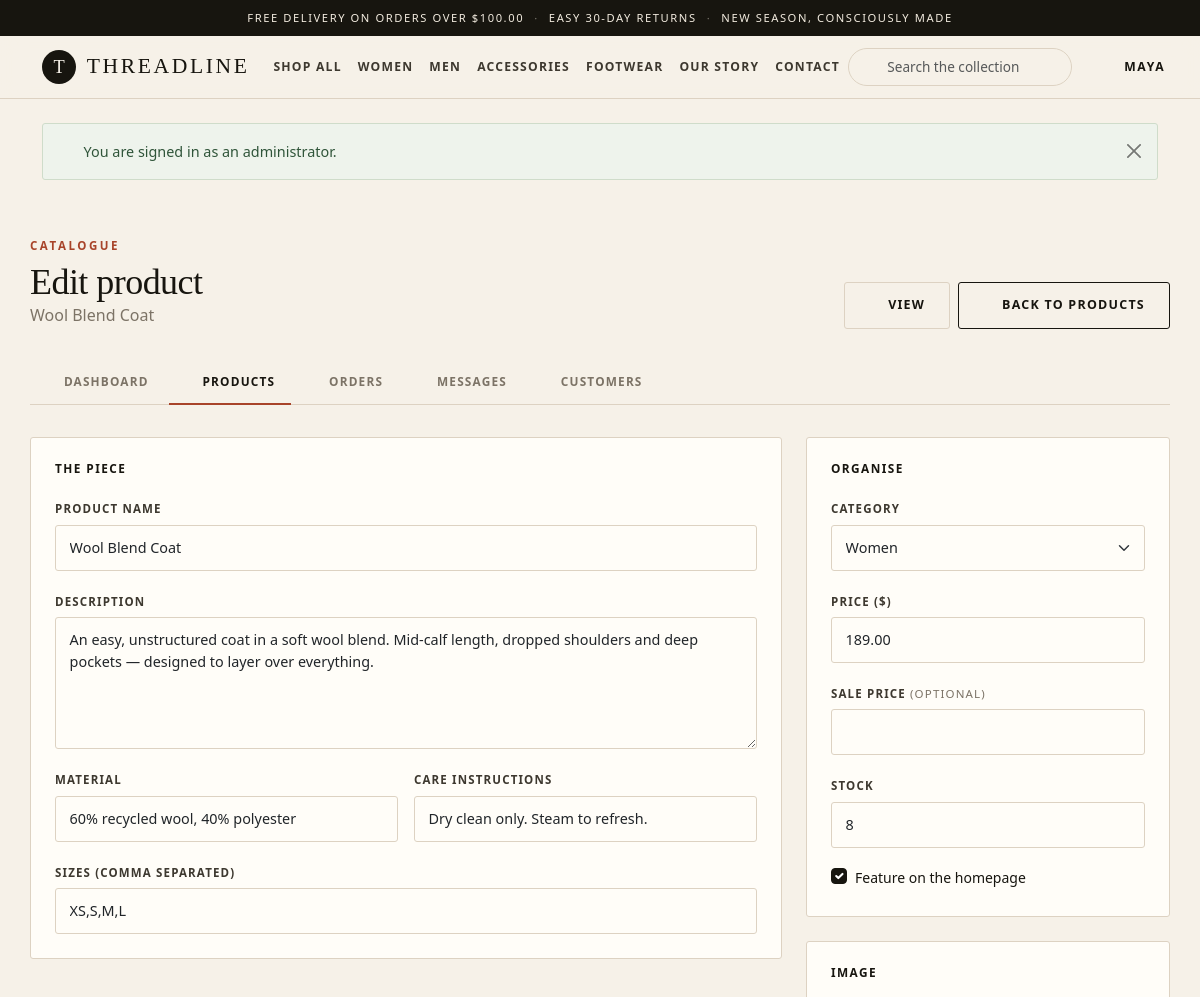
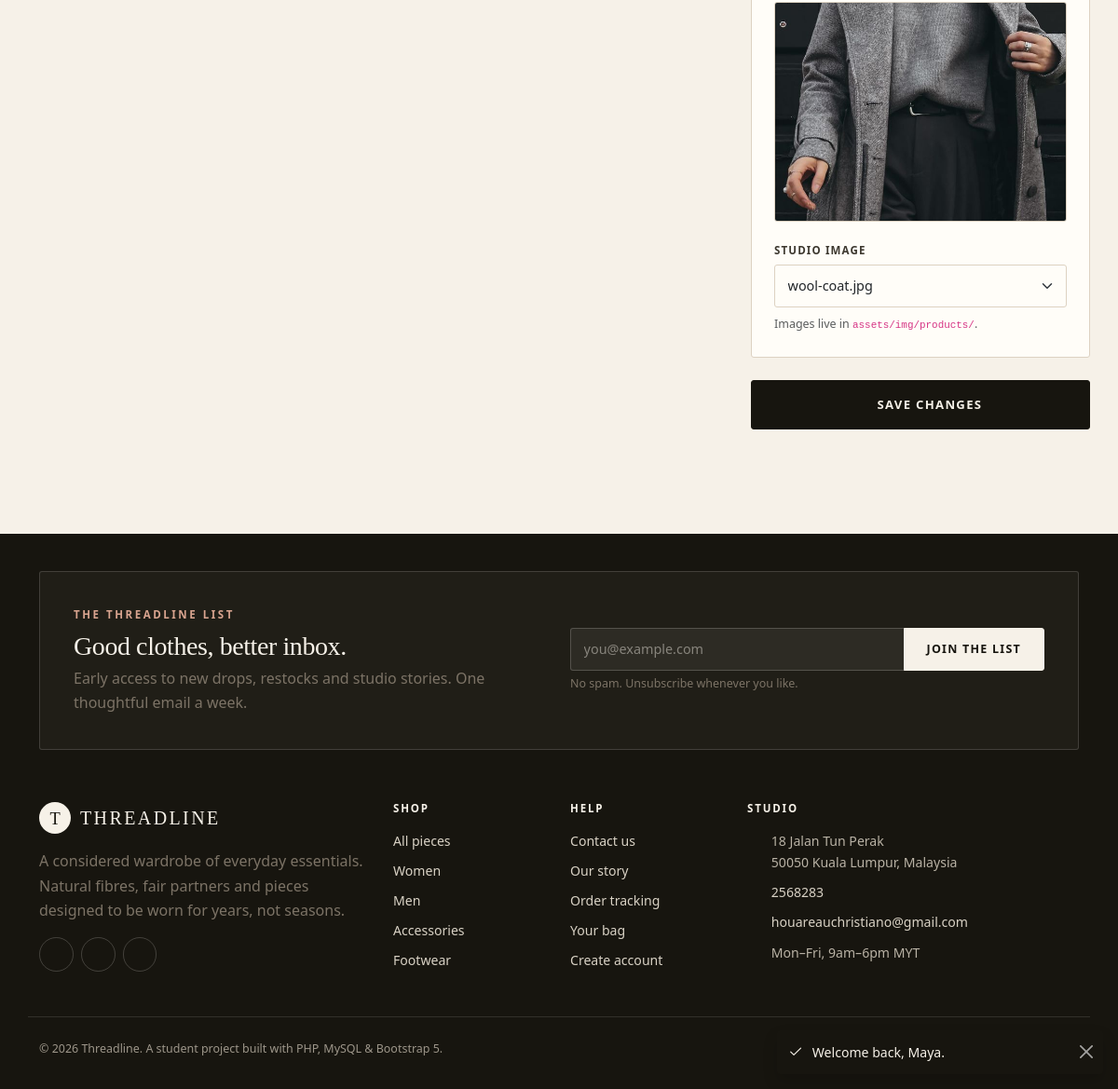
Page /admin/product-form.php?id=5 (signed in) on the committed database (2 pictures, top to bottom).
### tables this page shows
CREATE TABLE products (
    id          INT UNSIGNED AUTO_INCREMENT PRIMARY KEY,
    category_id INT UNSIGNED NOT NULL,
    name        VARCHAR(120) NOT NULL,
    slug        VARCHAR(140) NOT NULL,
    description TEXT NOT NULL,
    material    VARCHAR(120) DEFAULT NULL,
    care        VARCHAR(255) DEFAULT NULL,
    price       DECIMAL(10, 2) NOT NULL,
    sale_price  DECIMAL(10, 2) DEFAULT NULL,
    sizes       VARCHAR(60) NOT NULL DEFAULT 'One Size',
    stock       INT NOT NULL DEFAULT 0,
    image       VARCHAR(120) NOT NULL,
    featured    TINYINT(1) NOT NULL DEFAULT 0,
    created_at  TIMESTAMP NOT NULL DEFAULT CURRENT_TIMESTAMP,
    UNIQUE KEY uq_products_slug (slug),
    KEY idx_products_category (category_id),
    CONSTRAINT fk_products_category FOREIGN KEY (category_id)
        REFERENCES categories (id) ON UPDATE CASCADE
);

CREATE TABLE categories (
    id          INT UNSIGNED AUTO_INCREMENT PRIMARY KEY,
    name        VARCHAR(60) NOT NULL,
    slug        VARCHAR(60) NOT NULL,
    description VARCHAR(255) DEFAULT NULL,
    UNIQUE KEY uq_categories_slug (slug)
);

### admin/product-form.php (the view, shortened to what this page needs)
<?php
require_once __DIR__ . '/../includes/auth.php';
$productId = (int) ($_GET['id'] ?? $_POST['id'] ?? 0);
$categories = $conn->query("SELECT * FROM categories ORDER BY name")->fetch_all(MYSQLI_ASSOC);
$images = array_map('basename', glob(__DIR__ . '/../assets/img/products/*.jpg') ?: []);
$product = [
    'id' => 0,
    'category_id' => $categories[0]['id'] ?? 1,
    'name' => '',
    'description' => '',
    'material' => '',
    'care' => '',
    'price' => '',
    'sale_price' => '',
    'sizes' => 'S,M,L,XL',
    'stock' => 0,
    'image' => $images[0] ?? 'linen-shirt.jpg',
    'featured' => 0,
];
if ($productId > 0) {
    $stmt = $conn->prepare("SELECT * FROM products WHERE id = ?");
    $stmt->bind_param('i', $productId);
    $stmt->execute();
    $found = $stmt->get_result()->fetch_assoc();
    $product = $found;
}
$errors = [];
include __DIR__ . '/../includes/header.php';
?>
<div class="container admin-shell">
    <div class="admin-head">
        <div>
            <p class="kicker mb-2">Catalogue</p>
            <h1><?= $productId > 0 ? 'Edit product' : 'New product' ?></h1>
            <p class="text-muted-warm mb-0"><?= $productId > 0 ? e($product['name']) : 'Add a piece to the storefront' ?></p>
        </div>
        <div class="d-flex gap-2">
            <?php if ($productId > 0): ?>
                <a class="btn btn-outline-warm" href="../product.php?id=<?= $productId ?>"><?= icon('eye') ?> View</a>
            <?php endif; ?>
            <a class="btn btn-outline-ink" href="products.php"><?= icon('arrow-right') ?> Back to products</a>
        </div>
    </div>
    <?php include __DIR__ . '/nav.php'; ?>
    <form method="post" action="product-form.php<?= $productId > 0 ? '?id=' . $productId : '' ?>" id="productForm" novalidate>
        <div class="row g-4">
            <div class="col-lg-8">
                <div class="panel mb-4">
                    <h2 class="panel-title">The piece</h2>
                    <div class="row g-3">
                        <div class="col-12">
                            <label class="form-label" for="name">Product name</label>
                            <input class="form-control <?= isset($errors['name']) ? 'is-invalid' : '' ?>" id="name" name="name"
                                   value="<?= e($product['name']) ?>" required>
                        </div>
                        <div class="col-12">
                            <label class="form-label" for="description">Description</label>
                            <textarea class="form-control <?= isset($errors['description']) ? 'is-invalid' : '' ?>" id="description" name="description" rows="5" required><?= e($product['description']) ?></textarea>
                        </div>
                        <div class="col-md-6">
                            <label class="form-label" for="material">Material</label>
                            <input class="form-control" id="material" name="material" value="<?= e($product['material'] ?? '') ?>" placeholder="100% organic cotton">
                        </div>
                        <div class="col-md-6">
                            <label class="form-label" for="care">Care instructions</label>
                            <input class="form-control" id="care" name="care" value="<?= e($product['care'] ?? '') ?>" placeholder="Machine wash cold. Dry flat.">
                        </div>
                        <div class="col-12">
                            <label class="form-label" for="sizes">Sizes (comma separated)</label>
                            <input class="form-control <?= isset($errors['sizes']) ? 'is-invalid' : '' ?>" id="sizes" name="sizes"
                                   value="<?= e($product['sizes']) ?>" placeholder="XS,S,M,L,XL">
                        </div>
                    </div>
                </div>
            </div>
            <div class="col-lg-4">
                <div class="panel mb-4">
                    <h2 class="panel-title">Organise</h2>
                    <div class="mb-3">
                        <label class="form-label" for="category_id">Category</label>
                        <select class="form-select <?= isset($errors['category_id']) ? 'is-invalid' : '' ?>" id="category_id" name="category_id">
                            <?php foreach ($categories as $category): ?>
                                <option value="<?= (int) $category['id'] ?>" <?= (int) $product['category_id'] === (int) $category['id'] ? 'selected' : '' ?>>
                                    <?= e($category['name']) ?>
                                </option>
                            <?php endforeach; ?>
                        </select>
                    </div>
                    <div class="mb-3">
                        <label class="form-label" for="price">Price (<?= CURRENCY ?>)</label>
                        <input class="form-control <?= isset($errors['price']) ? 'is-invalid' : '' ?>" id="price" name="price" type="number" step="0.01" min="0" value="<?= e((string) $product['price']) ?>" required>
                    </div>
                    <div class="mb-3">
                        <label class="form-label" for="sale_price">Sale price <span class="fw-normal text-muted-warm">(optional)</span></label>
                        <input class="form-control <?= isset($errors['sale_price']) ? 'is-invalid' : '' ?>" id="sale_price" name="sale_price" type="number" step="0.01" min="0" value="<?= e((string) $product['sale_price']) ?>">
                    </div>
                    <div class="mb-3">
                        <label class="form-label" for="stock">Stock</label>
                        <input class="form-control <?= isset($errors['stock']) ? 'is-invalid' : '' ?>" id="stock" name="stock" type="number" min="0" value="<?= (int) $product['stock'] ?>" required>
                    </div>
                    <div class="form-check">
                        <input class="form-check-input" type="checkbox" value="1" id="featured" name="featured" <?= $product['featured'] ? 'checked' : '' ?>>
                        <label class="form-check-label small" for="featured">Feature on the homepage</label>
                    </div>
                </div>
                <div class="panel mb-4">
                    <h2 class="panel-title">Image</h2>
                    <div class="ratio-threadline ratio ratio-4x3 mb-3">
                        <img id="imagePreview" src="../<?= e(product_image($product['image'])) ?>" alt="Selected product image" style="object-fit: cover">
                    </div>
                    <label class="form-label" for="image">Studio image</label>
                    <select class="form-select <?= isset($errors['image']) ? 'is-invalid' : '' ?>" id="image" name="image" data-image-preview>
                        <?php foreach ($images as $image): ?>
                            <option value="<?= e($image) ?>" <?= $product['image'] === $image ? 'selected' : '' ?>><?= e($image) ?></option>
                        <?php endforeach; ?>
                    </select>
                    <p class="form-text mt-2 mb-0">Images live in <code>assets/img/products/</code>.</p>
                </div>
                <button class="btn btn-ink w-100 btn-lg" type="submit">
                    <?= icon('check') ?> <?= $productId > 0 ? 'Save changes' : 'Create product' ?>
                </button>
            </div>
        </div>
    </form>
</div>
<?php include __DIR__ . '/../includes/footer.php'; ?>

### assets/css/style.css (style rules this page uses)
:root { --ink: #17150f; --ink-soft: #3d382f; --cream: #f6f1e8; --paper: #fffdf8; --sand: #e8ddcd; --sand-deep: #d9cab4; --line: #ddd2c2; --accent: #a8442a; --accent-dark: #85331f; --olive: #59614c; --muted: #7c7366; --success: #3f6b4f; --radius: 3px; --shadow-soft: 0 18px 50px -30px rgba(23, 21, 15, .45); --font-body: "Segoe UI", "Helvetica Neue", Arial, sans-serif; --font-display: Georgia, "Times New Roman", serif; }
html { scroll-behavior: smooth; }
body { background: var(--cream); color: var(--ink); font-family: var(--font-body); font-size: 1rem; line-height: 1.65; -webkit-font-smoothing: antialiased; }
h1, h2, h3, h4, .display-font { font-family: var(--font-display); font-weight: 400; letter-spacing: -.015em; color: var(--ink); }
h1 { line-height: 1.08; }
h2 { line-height: 1.14; }
a { color: var(--ink); text-decoration-thickness: 1px; text-underline-offset: 3px; }
.text-muted-warm { color: var(--muted) !important; }
.kicker { font-size: .72rem; letter-spacing: .22em; text-transform: uppercase; font-weight: 600; color: var(--accent); }
.btn { border-radius: var(--radius); font-size: .78rem; font-weight: 600; letter-spacing: .1em; text-transform: uppercase; padding: .8rem 1.5rem; transition: all .2s ease; }
.btn-ink { background: var(--ink); border-color: var(--ink); color: var(--cream); }
.btn-outline-ink { border: 1px solid var(--ink); color: var(--ink); background: transparent; }
.btn-outline-warm { border: 1px solid var(--line); color: var(--ink); background: transparent; }
.btn-lg { padding: 1rem 2rem; font-size: .82rem; }
.form-select, .form-control { border-radius: var(--radius); border-color: var(--line); background-color: var(--paper); padding: .7rem .85rem; font-size: .9rem; }
.form-label { font-size: .72rem; letter-spacing: .1em; text-transform: uppercase; font-weight: 600; color: var(--ink-soft); margin-bottom: .4rem; }
.form-text { font-size: .78rem; }
.form-check-input:checked { background-color: var(--ink); border-color: var(--ink); }
.admin-shell { padding: 2.5rem 0 4rem; }
.admin-head { display: flex; flex-wrap: wrap; align-items: flex-end; justify-content: space-between; gap: 1rem; margin-bottom: 2rem; }
.admin-head h1 { font-size: clamp(1.8rem, 3vw, 2.4rem); margin: 0; }
.panel { background: var(--paper); border: 1px solid var(--line); border-radius: var(--radius); padding: 1.5rem; }
.panel-title { font-family: var(--font-body); font-size: .74rem; letter-spacing: .12em; text-transform: uppercase; font-weight: 700; margin-bottom: 1.2rem; }
.ratio-threadline { border: 1px solid var(--line); border-radius: var(--radius); overflow: hidden; background: var(--paper); }

### rows in the picture
products: name "Wool Blend Coat", description "An easy, unstructured coat in a soft wool blend. Mid-calf length, dropped shoulders and deep pockets — designed to layer over everything.", material "60% recycled wool, 40% polyester", care "Dry clean only. Steam to refresh.", sizes "XS,S,M,L", category_id "Women", price "189.00", stock "8", featured "☑", image (picture)

### other values in the picture
money(FREE_SHIPPING_THRESHOLD) "$100.00"
SITE_NAME "THREADLINE"
explode(' ', current_user_name())[0] "MAYA"
$flash['message'] "You are signed in as an administrator."
$label "DASHBOARD"
$label "PRODUCTS"
$label "ORDERS"
$label "MESSAGES"
$label "CUSTOMERS"
CURRENCY "$"
SITE_NAME "Threadline"
form field image "wool-coat.jpg"
